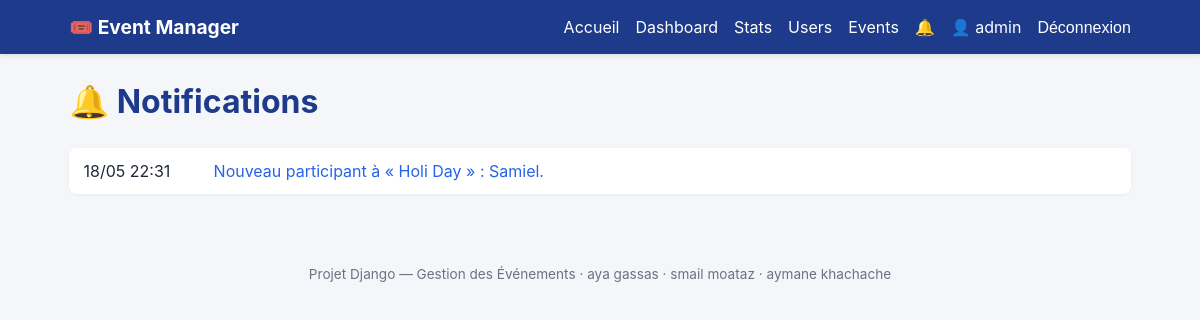
/notifications/ (signed in), run on the app's committed database.
### accounts/models.py (models this page shows, shortened)
class User(AbstractUser):
    ROLE_USER = 'user'
    ROLE_ORGANIZER = 'organizer'
    ROLE_ADMIN = 'admin'
    ROLE_CHOICES = [
        (ROLE_USER, 'User'),
        (ROLE_ORGANIZER, 'Organizer'),
        (ROLE_ADMIN, 'Admin'),
    ]
    email = models.EmailField(unique=True)
    role = models.CharField(max_length=20, choices=ROLE_CHOICES, default=ROLE_USER)
    created_at = models.DateTimeField(auto_now_add=True)
    REQUIRED_FIELDS = ['email']
    @property
    def is_organizer(self):
        return self.role == self.ROLE_ORGANIZER or self.is_superuser
    @property
    def is_app_admin(self):
        return self.role == self.ROLE_ADMIN or self.is_superuser

### events/models.py (models this page shows, shortened)
class Notification(models.Model):
    user = models.ForeignKey(
        settings.AUTH_USER_MODEL,
        on_delete=models.CASCADE,
        related_name='notifications',
    )
    message = models.CharField(max_length=255)
    url = models.CharField(max_length=255, blank=True)
    read = models.BooleanField(default=False)
    created_at = models.DateTimeField(auto_now_add=True)
    class Meta:
        ordering = ['-created_at']

### events/views.py (the view)
# urls.py: path('notifications/', views.notifications_list, name='notifications'),
@login_required
def notifications_list(request):
    qs = request.user.notifications.all()
    request.user.notifications.filter(read=False).update(read=True)
    return render(request, 'events/notifications.html', {'notifications': qs})

### events/context_processors.py (called while the page is built)
def unread_notifications(request):
    if not request.user.is_authenticated:
        return {'unread_notifications_count': 0}
    return {
        'unread_notifications_count': request.user.notifications.filter(read=False).count()
    }

### templates/events/notifications.html (shortened to what this page needs)
{% extends 'base.html' %}
{% block content %}
<h1>🔔 Notifications</h1>
{% if notifications %}
<div class="panel" style="padding:0;">
    <table class="table" style="box-shadow:none;">
        <tbody>
            {% for n in notifications %}
            <tr>
                <td style="width:130px;" class="meta">{{ n.created_at|date:"d/m H:i" }}</td>
                <td>
                    {% if n.url %}<a href="{{ n.url }}">{{ n.message }}</a>
                    {% else %}{{ n.message }}{% endif %}
                </td>
            </tr>
            {% endfor %}
        </tbody>
    </table>
</div>
{% else %}
<p>Aucune notification.</p>
{% endif %}
{% endblock %}

### templates/base.html (shortened to what this page needs)
{% load static %}
<!DOCTYPE html>
<html lang="fr">
<head>
    <link rel="stylesheet" href="{% static 'css/style.css' %}">
</head>
<body>
<nav class="navbar">
    <div class="nav-inner">
        <a href="{% url 'events:home' %}" class="brand">🎟️ Event Manager</a>
        <div class="nav-links">
            <a href="{% url 'events:home' %}">Accueil</a>
            {% if user.is_authenticated %}
                {% if user.is_organizer %}
                    <a href="{% url 'events:organizer_dashboard' %}">Dashboard</a>
                    <a href="{% url 'events:stats' %}">Stats</a>
                {% endif %}
                {% if user.is_app_admin %}
                    <a href="{% url 'events:admin_users' %}">Users</a>
                    <a href="{% url 'events:admin_events' %}">Events</a>
                {% endif %}
                <a href="{% url 'events:notifications' %}">
                    🔔
                </a>
                <a href="{% url 'accounts:profile' %}">👤 {{ user.username }}</a>
                <form method="post" action="{% url 'accounts:logout' %}" class="inline">
                    <button type="submit" class="link-button">Déconnexion</button>
                </form>
            {% else %}
                <a href="{% url 'accounts:login' %}">Connexion</a>
                <a href="{% url 'accounts:register' %}" class="btn btn-primary btn-sm">S'inscrire</a>
            {% endif %}
        </div>
    </div>
</nav>
<main class="container">
    {% block content %}{% endblock %}
</main>
<footer class="footer">
    <p>Projet Django — Gestion des Événements · aya gassas · smail moataz · aymane khachache</p>
</footer>
</body>
</html>

### static/css/style.css (style rules this page uses)
* { box-sizing: border-box; }
body { margin: 0; font-family: -apple-system, "Segoe UI", Roboto, Helvetica, Arial, sans-serif; background: #f4f6fa; color: #1f2937; line-height: 1.5; }
a { color: #2563eb; text-decoration: none; }
.navbar { background: #1e3a8a; color: white; padding: 0.8rem 0; box-shadow: 0 2px 4px rgba(0,0,0,.1); }
.nav-inner { max-width: 1100px; margin: 0 auto; padding: 0 1.2rem; display: flex; justify-content: space-between; align-items: center; flex-wrap: wrap; gap: 0.8rem; }
.brand { color: white; font-weight: bold; font-size: 1.2rem; }
.nav-links { display: flex; gap: 1rem; align-items: center; flex-wrap: wrap; }
.nav-links a, .nav-links .link-button { color: white; position: relative; }
.inline { display: inline; margin: 0; }
.link-button { background: none; border: none; color: white; cursor: pointer; font-size: inherit; padding: 0; }
.container { max-width: 1100px; margin: 1.5rem auto; padding: 0 1.2rem; }
.footer { text-align: center; color: #6b7280; padding: 2rem 1rem; font-size: .85rem; }
.panel { background: white; border-radius: 8px; padding: 1.2rem; box-shadow: 0 1px 3px rgba(0,0,0,.06); margin-bottom: 1rem; }
.table { width: 100%; border-collapse: collapse; background: white; border-radius: 8px; overflow: hidden; box-shadow: 0 1px 3px rgba(0,0,0,.06); }
.table th, .table td { padding: .7rem .9rem; text-align: left; border-bottom: 1px solid #f0f0f0; }
.table tr:last-child td { border-bottom: 0; }
h1 { color: #1e3a8a; }

### data on the page
User: username "admin"
Notification: created_at "18/05 22:31", message "Nouveau participant à « Holi Day » : Samiel."
